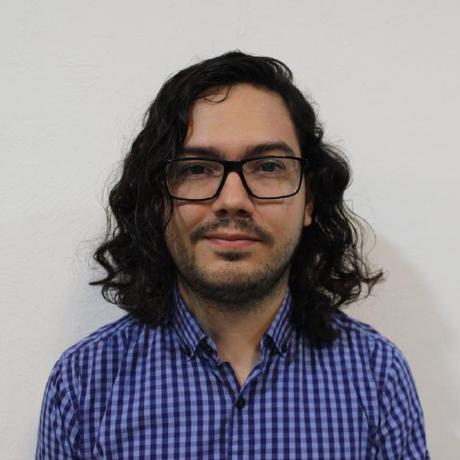
#> input picture tools/photo.png, 460 x 460 px, found by its file name
$ python asciify.py tools/photo.png tools/art.txt
#> lines starting #> are read from the running program, lines starting #| are printed output that depends on the picture
"""Turn a photo into the ASCII art column of the neofetch block.

The ramp runs light to dark and is applied inverted: bright pixels become
spaces, dark pixels become dense glyphs. With a light backdrop behind the
subject that leaves the background empty, so the portrait reads as a
silhouette in both the light and the dark GitHub theme.

Two settings do the heavy lifting on a face:

--gamma lifts the mid tones, so skin drifts toward the sparse end of the ramp
  while hair, glasses and beard stay dense. Without it the face renders in the
  same glyphs as the hair and the portrait turns into a blob.
--blank forces everything brighter than a threshold to a space, which clears
  the shading on the wall behind the subject.

A short ramp is deliberate: five levels keep the hair a solid mass instead of
a noisy texture, which is what makes the features readable at this size.

Usage:
    python tools/asciify.py tools/photo.png tools/art.txt
    python tools/asciify.py photo.jpg tools/art.txt --crop 85,20,375,315 --gamma 1.6

Tips: leave some background around the head so the silhouette reads, keep the
width around 60 (below ~48 the glasses stop resolving), and raise --gamma if
the face fills in.
"""

import argparse

from PIL import Image, ImageEnhance, ImageFilter, ImageOps

# Light to dark. The first character is what the background collapses to.
# Block elements beat letters here: they are designed as fill patterns, so they
# read as flat tone instead of as text noise. Every monospace font in the stack
# below carries them at the same advance width, so the columns stay aligned.
RAMP = " ░▒▓█"

# Cell width divided by cell height in the rendered SVG. build.py draws the art
# in its own small font, at ART_FONT_SIZE with an equal ART_LINE_HEIGHT, so a
# cell is about 0.6 as wide as it is tall. Change one and the portrait comes out
# stretched, so change both.
CELL_ASPECT = 0.6

# Crop of the GitHub avatar, as left,top,right,bottom. Leave air around the
# head so it does not read as an extreme close-up, but cut above the shirt:
# the checkered pattern turns into static at this resolution.
DEFAULT_CROP = "55,0,405,330"


def parse_args():
    parser = argparse.ArgumentParser(description=__doc__)
    parser.add_argument("photo")
    parser.add_argument("output")
    parser.add_argument("--width", type=int, default=96, help="columns of art")
    parser.add_argument("--crop", default=DEFAULT_CROP, help="left,top,right,bottom or none")
    parser.add_argument("--gamma", type=float, default=1.6, help="above 1 lifts the mid tones")
    parser.add_argument("--blank", type=int, default=222, help="brighter than this becomes a space")
    parser.add_argument("--contrast", type=float, default=1.5)
    parser.add_argument("--sharpen", type=float, default=200, help="unsharp mask percent, 0 is off")
    parser.add_argument("--aspect", type=float, default=CELL_ASPECT)
    parser.add_argument("--ramp", default=RAMP)
    parser.add_argument(
        "--cutoff",
        type=float,
        default=10.0,
        help="percent clipped from each end by autocontrast",
    )
    return parser.parse_args()


def prepare(args):
    image = Image.open(args.photo)
#> image is the input picture: PIL image 460x460 RGB; mean R, G, B 137.1, 132.6, 139.2

    if args.crop.lower() not in ("", "none"):
        image = image.crop(tuple(int(n) for n in args.crop.split(",")))
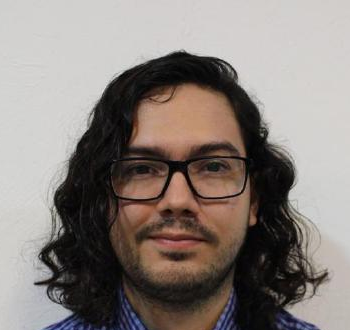
#> image: PIL image 350x330 RGB; mean R, G, B 136.5, 127.8, 123.2

    if args.sharpen:
        image = image.filter(
            ImageFilter.UnsharpMask(radius=4, percent=int(args.sharpen), threshold=2)
        )
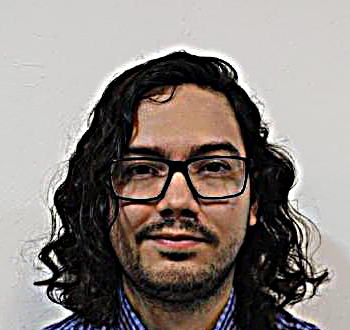
#> image: PIL image 350x330 RGB; mean R, G, B 138.8, 130.2, 125.6

    image = ImageOps.autocontrast(image.convert("L"), cutoff=args.cutoff)
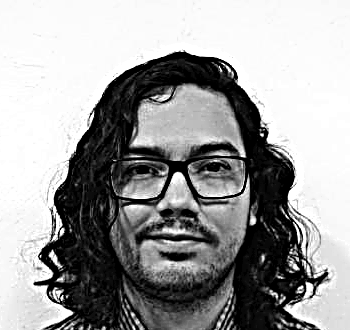
#> image: PIL image 350x330 L; min 0, max 255, mean 157.6
    image = ImageEnhance.Contrast(image).enhance(args.contrast)
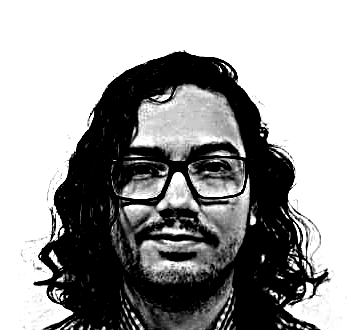
#> image: PIL image 350x330 L; min 0, max 255, mean 154.5
    image = image.point(lambda p: round(255 * (p / 255) ** (1 / args.gamma)))
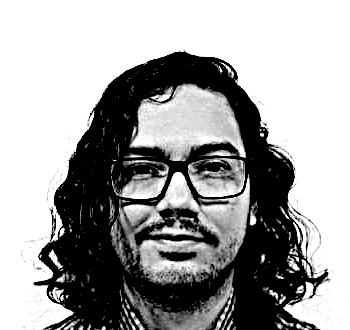
#> image: PIL image 350x330 L; min 0, max 255, mean 160.9

    if args.blank:
        image = image.point(lambda p: 255 if p >= args.blank else p)

    return image


def to_ascii(image, width, aspect, ramp):
#> called with width = 96, aspect = 0.6, ramp = '█▓▒░ '
    height = max(1, round(width * image.height / image.width * aspect))
#> height = 54
    resized = image.resize((width, height), Image.LANCZOS)
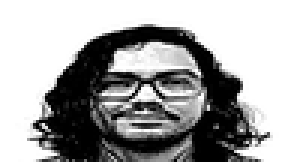
#> resized: PIL image 96x54 L (shown 3 times larger); min 0, max 255, mean 162.1
    last = len(ramp) - 1

    rows = []
    for y in range(height):
        row = [ramp[round(resized.getpixel((x, y)) / 255 * last)] for x in range(width)]
        rows.append("".join(row).rstrip())
#> after the loop, rows = 54 items, first 6: '', '', '', '', '', ''
    return rows


def trim(rows):
    while rows and not rows[0].strip():
        rows.pop(0)
#> this loop made 8 passes
#> after the loop, rows = 46 items
    while rows and not rows[-1].strip():
        rows.pop()
#> this loop made 0 passes
    return rows


def main():
    args = parse_args()

    # The ramp is written light to dark, so reverse it: pixel 0 (black) has to
    # land on the densest glyph and pixel 255 (white) on the leading space.
    rows = trim(to_ascii(prepare(args), args.width, args.aspect, args.ramp[::-1]))
#> rows = 46 items

    with open(args.output, "w", encoding="utf-8", newline="\n") as handle:
        handle.write("\n".join(rows) + "\n")


if __name__ == "__main__":
    main()
